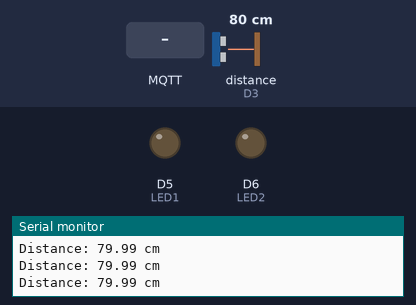
The sketch below on a simulated Arduino MKR. Shown: output pins drawn as LEDs (lit = HIGH), the last lines printed to the serial monitor. Wiring (inferred from the names in the program): ultrasonic range finder: trigger D2; echo D3. Inputs (shaded band) come from the test bench; at power-on: distance to the obstacle (sensor on D3) 80 cm. The echo pulse lasts 58.3 µs per cm; WiFi joins after 1.5 s; servers stay silent unless stated; no MQTT or app messages arrive unless stated; pins used as bus, display or sensor lines are not drawn.

Above: at 2.7 s.
2.8 s: MQTT message "1" arrives on the first subscribed topic
At 3.9 s:
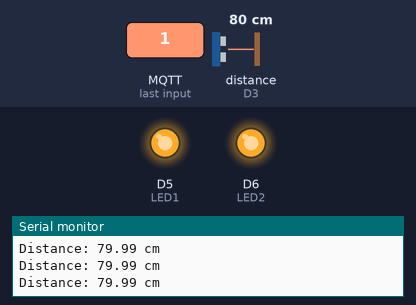
4.4 s: distance to the obstacle (sensor on D3) set to 2 cm
7.4 s: MQTT message "on" arrives on the first subscribed topic
8.9 s: distance to the obstacle (sensor on D3) set to 18 cm
11.9 s: MQTT message "off" arrives on the first subscribed topic
Timing chart, 0 to 14.5 s (numbered marks = the images above; inputs shaded):
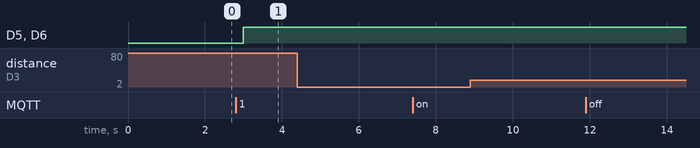

Measured:
- after the input at 2.8 s, D5 (LED1), D6 (LED2): LOW → HIGH after 0.19 s

The sketch:

Task3.3CMQTT.ino
```cpp
#include <WiFiNINA.h>
#include <ArduinoMqttClient.h>


char ssid[] = "Telstra272246";
char pass[] = "49t7kxadt6";


const char broker[] = "broker.emqx.io";
int port = 1883;


const char waveTopic[] = "ES/Wave";
const char patTopic[]  = "ES/Pat";


#define TRIG_PIN 2
#define ECHO_PIN 3
#define LED1 5
#define LED2 6

WiFiClient wifiClient;
MqttClient mqttClient(wifiClient);


unsigned long lastDetectTime = 0;
const unsigned long detectCooldown = 1500;

void setup() {
  Serial.begin(9600);
  while (!Serial);

  pinMode(TRIG_PIN, OUTPUT);
  pinMode(ECHO_PIN, INPUT);
  pinMode(LED1, OUTPUT);
  pinMode(LED2, OUTPUT);

  digitalWrite(LED1, LOW);
  digitalWrite(LED2, LOW);

  connectToWiFi();
  connectToMQTT();

  mqttClient.onMessage(onMqttMessage);

  mqttClient.subscribe(waveTopic);
  mqttClient.subscribe(patTopic);

  Serial.println("Subscribed to ES/Wave and ES/Pat");
}

void loop() {
  if (WiFi.status() != WL_CONNECTED) {
    connectToWiFi();
  }

  if (!mqttClient.connected()) {
    connectToMQTT();
    mqttClient.subscribe(waveTopic);
    mqttClient.subscribe(patTopic);
  }

  mqttClient.poll();

  float distance = readDistance();

  Serial.print("Distance: ");
  Serial.print(distance);
  Serial.println(" cm");

  unsigned long now = millis();


  if (distance > 10 && distance < 25 && (now - lastDetectTime > detectCooldown)) {
    publishWave();
    lastDetectTime = now;
  }


  else if (distance >= 1 && distance <= 10 && (now - lastDetectTime > detectCooldown)) {
    publishPat();
    lastDetectTime = now;
  }

  delay(200);
}

void connectToWiFi() {
  Serial.print("Connecting to WiFi");
  while (WiFi.begin(ssid, pass) != WL_CONNECTED) {
    Serial.print(".");
    delay(2000);
  }
  Serial.println();
  Serial.println("WiFi connected");
}

void connectToMQTT() {
  Serial.print("Connecting to MQTT broker... ");

  while (!mqttClient.connect(broker, port)) {
    Serial.print("Failed, error code = ");
    Serial.println(mqttClient.connectError());
    delay(2000);
  }

  Serial.println("connected");
}

float readDistance() {
  long duration;
  float distance;

  digitalWrite(TRIG_PIN, LOW);
  delayMicroseconds(2);

  digitalWrite(TRIG_PIN, HIGH);
  delayMicroseconds(10);
  digitalWrite(TRIG_PIN, LOW);

  duration = pulseIn(ECHO_PIN, HIGH, 30000);

  if (duration == 0) {
    return 999;
  }

  distance = duration * 0.0343 / 2.0;
  return distance;
}

void publishWave() {
  Serial.println("Wave detected -> Publishing to ES/Wave");

  mqttClient.beginMessage(waveTopic);
  mqttClient.print("SheronZ");
  mqttClient.endMessage();
}

void publishPat() {
  Serial.println("Pat detected -> Publishing to ES/Pat");

  mqttClient.beginMessage(patTopic);
  mqttClient.print("SheronZ");
  mqttClient.endMessage();
}

void onMqttMessage(int messageSize) {
  String topic = mqttClient.messageTopic();
  String message = "";

  while (mqttClient.available()) {
    message += (char)mqttClient.read();
  }

  Serial.print("Received on topic: ");
  Serial.println(topic);
  Serial.print("Message: ");
  Serial.println(message);

  if (topic == waveTopic) {
    digitalWrite(LED1, HIGH);
    digitalWrite(LED2, HIGH);
    Serial.println("Both LEDs ON");
  }
  else if (topic == patTopic) {
    digitalWrite(LED1, LOW);
    digitalWrite(LED2, LOW);
    Serial.println("Both LEDs OFF");
  }
}
```
